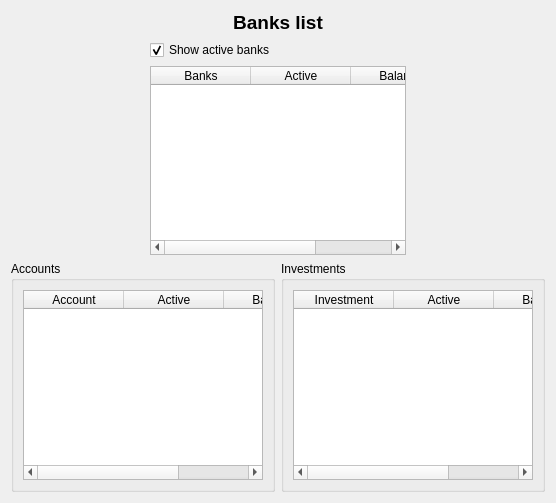
<?xml version="1.0" encoding="UTF-8"?>
<ui version="4.0">
 <class>wdgBanks</class>
 <widget class="QWidget" name="wdgBanks">
  <property name="geometry">
   <rect>
    <x>0</x>
    <y>0</y>
    <width>556</width>
    <height>503</height>
   </rect>
  </property>
  <property name="windowIcon">
   <iconset resource="../images/xulpymoney.qrc">
    <normaloff>:/xulpymoney/bank.png</normaloff>:/xulpymoney/bank.png</iconset>
  </property>
  <layout class="QHBoxLayout" name="horizontalLayout_5">
   <item>
    <layout class="QVBoxLayout" name="verticalLayout_2">
     <item>
      <widget class="QLabel" name="lbl">
       <property name="font">
        <font>
         <pointsize>14</pointsize>
         <weight>75</weight>
         <bold>true</bold>
        </font>
       </property>
       <property name="text">
        <string>Banks list</string>
       </property>
       <property name="alignment">
        <set>Qt::AlignCenter</set>
       </property>
      </widget>
     </item>
     <item>
      <layout class="QHBoxLayout" name="horizontalLayout_4">
       <item>
        <spacer name="horizontalSpacer_2">
         <property name="orientation">
          <enum>Qt::Horizontal</enum>
         </property>
         <property name="sizeHint" stdset="0">
          <size>
           <width>40</width>
           <height>20</height>
          </size>
         </property>
        </spacer>
       </item>
       <item>
        <layout class="QVBoxLayout" name="verticalLayout">
         <item>
          <widget class="QCheckBox" name="chkActives">
           <property name="text">
            <string>Show active banks</string>
           </property>
           <property name="checked">
            <bool>true</bool>
           </property>
          </widget>
         </item>
         <item>
          <widget class="myQTableWidget" name="tblEB">
           <property name="contextMenuPolicy">
            <enum>Qt::CustomContextMenu</enum>
           </property>
           <property name="alternatingRowColors">
            <bool>true</bool>
           </property>
           <property name="selectionMode">
            <enum>QAbstractItemView::SingleSelection</enum>
           </property>
           <property name="selectionBehavior">
            <enum>QAbstractItemView::SelectRows</enum>
           </property>
           <attribute name="verticalHeaderVisible">
            <bool>false</bool>
           </attribute>
           <column>
            <property name="text">
             <string>Banks</string>
            </property>
           </column>
           <column>
            <property name="text">
             <string>Active</string>
            </property>
           </column>
           <column>
            <property name="text">
             <string>Balance</string>
            </property>
           </column>
          </widget>
         </item>
        </layout>
       </item>
       <item>
        <spacer name="horizontalSpacer">
         <property name="orientation">
          <enum>Qt::Horizontal</enum>
         </property>
         <property name="sizeHint" stdset="0">
          <size>
           <width>40</width>
           <height>20</height>
          </size>
         </property>
        </spacer>
       </item>
      </layout>
     </item>
     <item>
      <layout class="QHBoxLayout" name="horizontalLayout_3">
       <item>
        <widget class="QGroupBox" name="groupBox_2">
         <property name="title">
          <string>Accounts</string>
         </property>
         <layout class="QHBoxLayout" name="horizontalLayout_2">
          <item>
           <widget class="myQTableWidget" name="tblAccounts">
            <property name="contextMenuPolicy">
             <enum>Qt::CustomContextMenu</enum>
            </property>
            <property name="selectionMode">
             <enum>QAbstractItemView::SingleSelection</enum>
            </property>
            <property name="selectionBehavior">
             <enum>QAbstractItemView::SelectRows</enum>
            </property>
            <attribute name="verticalHeaderVisible">
             <bool>false</bool>
            </attribute>
            <column>
             <property name="text">
              <string>Account</string>
             </property>
            </column>
            <column>
             <property name="text">
              <string>Active</string>
             </property>
            </column>
            <column>
             <property name="text">
              <string>Balance</string>
             </property>
            </column>
           </widget>
          </item>
         </layout>
        </widget>
       </item>
       <item>
        <widget class="QGroupBox" name="groupBox">
         <property name="title">
          <string>Investments</string>
         </property>
         <layout class="QHBoxLayout" name="horizontalLayout">
          <item>
           <widget class="myQTableWidget" name="tblInvestments">
            <property name="contextMenuPolicy">
             <enum>Qt::CustomContextMenu</enum>
            </property>
            <property name="selectionMode">
             <enum>QAbstractItemView::SingleSelection</enum>
            </property>
            <property name="selectionBehavior">
             <enum>QAbstractItemView::SelectRows</enum>
            </property>
            <attribute name="verticalHeaderVisible">
             <bool>false</bool>
            </attribute>
            <column>
             <property name="text">
              <string>Investment</string>
             </property>
            </column>
            <column>
             <property name="text">
              <string>Active</string>
             </property>
            </column>
            <column>
             <property name="text">
              <string>Balance</string>
             </property>
            </column>
           </widget>
          </item>
         </layout>
        </widget>
       </item>
      </layout>
     </item>
    </layout>
   </item>
  </layout>
  <action name="actionInvestmentReport">
   <property name="icon">
    <iconset resource="../images/xulpymoney.qrc">
     <normaloff>:/xulpymoney/report2.png</normaloff>:/xulpymoney/report2.png</iconset>
   </property>
   <property name="text">
    <string>Investment report</string>
   </property>
   <property name="toolTip">
    <string>Investment report</string>
   </property>
  </action>
  <action name="actionAccountReport">
   <property name="icon">
    <iconset resource="../images/xulpymoney.qrc">
     <normaloff>:/xulpymoney/report2.png</normaloff>:/xulpymoney/report2.png</iconset>
   </property>
   <property name="text">
    <string>Account report</string>
   </property>
   <property name="toolTip">
    <string>Account report</string>
   </property>
  </action>
  <action name="actionBankAdd">
   <property name="icon">
    <iconset resource="../images/xulpymoney.qrc">
     <normaloff>:/xulpymoney/add.png</normaloff>:/xulpymoney/add.png</iconset>
   </property>
   <property name="text">
    <string>New bank</string>
   </property>
   <property name="toolTip">
    <string>New bank</string>
   </property>
  </action>
  <action name="actionBankDelete">
   <property name="icon">
    <iconset resource="../images/xulpymoney.qrc">
     <normaloff>:/xulpymoney/button_cancel.png</normaloff>:/xulpymoney/button_cancel.png</iconset>
   </property>
   <property name="text">
    <string>Delete bank</string>
   </property>
   <property name="toolTip">
    <string>Delete bank</string>
   </property>
  </action>
  <action name="actionBankEdit">
   <property name="icon">
    <iconset resource="../images/xulpymoney.qrc">
     <normaloff>:/xulpymoney/editar.png</normaloff>:/xulpymoney/editar.png</iconset>
   </property>
   <property name="text">
    <string>Edit bank</string>
   </property>
   <property name="toolTip">
    <string>Edit bank</string>
   </property>
  </action>
  <action name="actionActive">
   <property name="checkable">
    <bool>true</bool>
   </property>
   <property name="text">
    <string>¿Está activo?</string>
   </property>
   <property name="toolTip">
    <string>¿Está activo?</string>
   </property>
  </action>
 </widget>
 <customwidgets>
  <customwidget>
   <class>myQTableWidget</class>
   <extends>QTableWidget</extends>
   <header location="global">myqtablewidget</header>
  </customwidget>
 </customwidgets>
 <resources>
  <include location="../images/xulpymoney.qrc"/>
 </resources>
 <connections/>
</ui>
